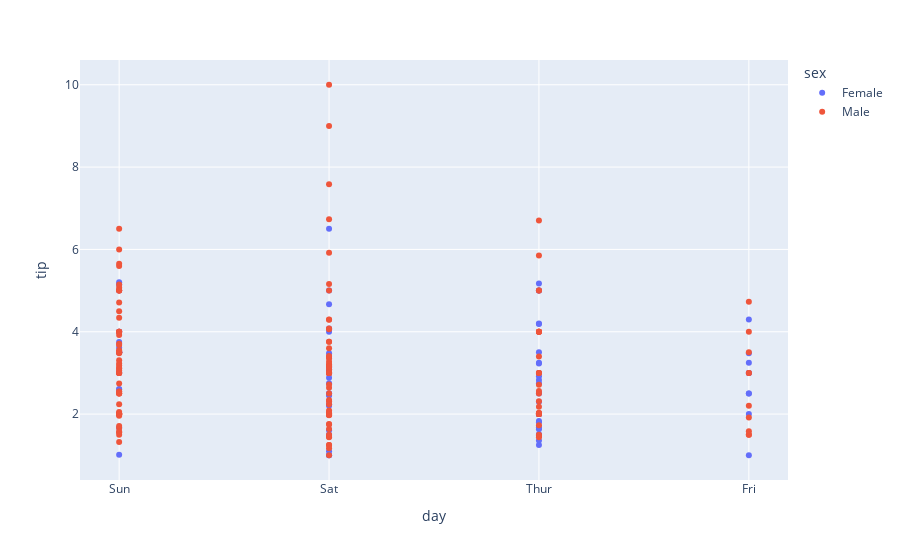

The cell this chart's notebook holds for it:
### Markdown cell above
**Scatter Plot** 

Scatter plot in Plotly can be created using the **scatter()** method of **plotly.express**. Like Seaborn, an extra data argument is also required here.

### Code cell
import plotly.express as px 
import pandas as pd

# reading the database 
data = pd.read_csv("tips.csv") 

# plotting the scatter chart 
fig = px.scatter(data, x="day", y="tip", color='sex') 

# showing the plot 
fig.show()

### Figure 1 — Plotly figure (JSON) as saved in the notebook; plotly's stock layout.template omitted (floating-point values rounded to 4 significant figures; data arrays with more than 128 entries replaced by an {"elided": "..."} marker saying what was removed)
{"data": [{"hovertemplate": "sex=Female<br>day=%{x}<br>tip=%{y}<extra></extra>", "legendgroup": "Female", "marker": {"color": "#636efa", "symbol": "circle"}, "mode": "markers", "name": "Female", "orientation": "v", "showlegend": true, "type": "scatter", "x": ["Sun", "Sun", "Sun", "Sun", "Sun", "Sun", "Sat", "Sat", "Sat", "Sat", "Sat", "Sat", "Sun", "Sun", "Sat", "Sat", "Sat", "Sat", "Sat", "Sat", "Sat", "Thur", "Thur", "Fri", "Fri", "Fri", "Fri", "Fri", "Sat", "Sat", "Sat", "Sat", "Sat", "Sun", "Sun", "Thur", "Thur", "Thur", "Thur", "Thur", "Thur", "Thur", "Thur", "Thur", "Thur", "Thur", "Thur", "Thur", "Thur", "Thur", "Thur", "Thur", "Thur", "Thur", "Thur", "Thur", "Thur", "Sun", "Sun", "Sun", "Sun", "Sun", "Sat", "Sat", "Sun", "Sun", "Sun", "Thur", "Thur", "Thur", "Thur", "Thur", "Thur", "Thur", "Sat", "Sat", "Sat", "Sat", "Sat", "Fri", "Fri", "Fri", "Fri", "Sat", "Sat", "Sat", "Thur"], "xaxis": "x", "y": [1.01, 3.61, 5, 3.02, 1.67, 3.5, 2.75, 2.23, 3, 3, 2.45, 3.07, 2.6, 5.2, 1.5, 2.47, 1, 3, 3.14, 5, 2.2, 1.83, 5.17, 1, 4.3, 3.25, 2.5, 3, 2.5, 3.48, 4.08, 4, 1, 4, 3.5, 1.5, 1.8, 2.92, 1.68, 2.52, 4.2, 2, 2, 2.83, 1.5, 2, 3.25, 1.25, 2, 2, 2.75, 3.5, 5, 2.3, 1.5, 1.36, 1.63, 5.14, 3.75, 2.61, 2, 3, 1.61, 2, 4, 3.5, 3.5, 4.19, 5, 2, 2.01, 2, 2.5, 3.23, 2.23, 2.5, 6.5, 1.1, 3.09, 3.48, 3, 2.5, 2, 2.88, 4.67, 2, 3], "yaxis": "y"}, {"hovertemplate": "sex=Male<br>day=%{x}<br>tip=%{y}<extra></extra>", "legendgroup": "Male", "marker": {"color": "#EF553B", "symbol": "circle"}, "mode": "markers", "name": "Male", "orientation": "v", "showlegend": true, "type": "scatter", "x": {"elided": "157 str values"}, "xaxis": "x", "y": {"elided": "157 float values"}, "yaxis": "y"}], "layout": {"legend": {"title": {"text": "sex"}, "tracegroupgap": 0}, "margin": {"t": 60}, "xaxis": {"anchor": "y", "domain": [0, 1], "title": {"text": "day"}}, "yaxis": {"anchor": "x", "domain": [0, 1], "title": {"text": "tip"}}}}
